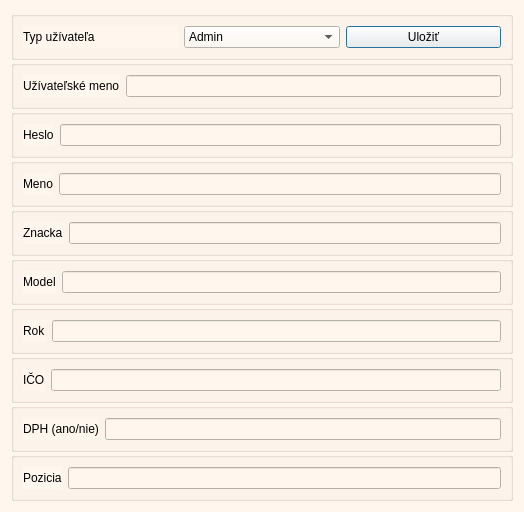
<?xml version="1.0" encoding="UTF-8"?>
<ui version="4.0">
 <class>NewUser</class>
 <widget class="QDialog" name="NewUser">
  <property name="geometry">
   <rect>
    <x>0</x>
    <y>0</y>
    <width>524</width>
    <height>458</height>
   </rect>
  </property>
  <property name="windowTitle">
   <string>Nový užívateľ</string>
  </property>
  <property name="styleSheet">
   <string notr="true">background-color:rgb(255, 247, 238)</string>
  </property>
  <layout class="QVBoxLayout" name="verticalLayout">
   <property name="spacing">
    <number>0</number>
   </property>
   <item>
    <widget class="QGroupBox" name="groupBox">
     <property name="title">
      <string/>
     </property>
     <layout class="QHBoxLayout" name="horizontalLayout">
      <item>
       <widget class="QLabel" name="label">
        <property name="text">
         <string>Typ užívateľa</string>
        </property>
       </widget>
      </item>
      <item>
       <widget class="QComboBox" name="comboBox">
        <property name="currentText">
         <string>Admin</string>
        </property>
        <property name="currentIndex">
         <number>0</number>
        </property>
        <item>
         <property name="text">
          <string>Admin</string>
         </property>
        </item>
        <item>
         <property name="text">
          <string>Firma</string>
         </property>
        </item>
        <item>
         <property name="text">
          <string>Fyzická osoba</string>
         </property>
        </item>
        <item>
         <property name="text">
          <string>Zamestnanec</string>
         </property>
        </item>
       </widget>
      </item>
      <item>
       <widget class="QPushButton" name="pushButton">
        <property name="text">
         <string>Uložiť</string>
        </property>
       </widget>
      </item>
     </layout>
    </widget>
   </item>
   <item>
    <widget class="QGroupBox" name="groupBox_2">
     <property name="title">
      <string/>
     </property>
     <layout class="QHBoxLayout" name="horizontalLayout_2">
      <item>
       <widget class="QLabel" name="label_2">
        <property name="text">
         <string>Užívateľské meno</string>
        </property>
       </widget>
      </item>
      <item>
       <widget class="QLineEdit" name="lineEdit"/>
      </item>
     </layout>
    </widget>
   </item>
   <item>
    <widget class="QGroupBox" name="groupBox_3">
     <property name="title">
      <string/>
     </property>
     <layout class="QHBoxLayout" name="horizontalLayout_3">
      <item>
       <widget class="QLabel" name="label_3">
        <property name="text">
         <string>Heslo</string>
        </property>
       </widget>
      </item>
      <item>
       <widget class="QLineEdit" name="lineEdit_2"/>
      </item>
     </layout>
    </widget>
   </item>
   <item>
    <widget class="QGroupBox" name="groupBox_4">
     <property name="title">
      <string/>
     </property>
     <layout class="QHBoxLayout" name="horizontalLayout_4">
      <item>
       <widget class="QLabel" name="label_4">
        <property name="text">
         <string>Meno</string>
        </property>
       </widget>
      </item>
      <item>
       <widget class="QLineEdit" name="lineEdit_3"/>
      </item>
     </layout>
    </widget>
   </item>
   <item>
    <widget class="QGroupBox" name="groupBox_5">
     <property name="title">
      <string/>
     </property>
     <layout class="QHBoxLayout" name="horizontalLayout_5">
      <item>
       <widget class="QLabel" name="label_5">
        <property name="text">
         <string>Znacka</string>
        </property>
       </widget>
      </item>
      <item>
       <widget class="QLineEdit" name="lineEdit_4"/>
      </item>
     </layout>
    </widget>
   </item>
   <item>
    <widget class="QGroupBox" name="groupBox_6">
     <property name="title">
      <string/>
     </property>
     <layout class="QHBoxLayout" name="horizontalLayout_6">
      <item>
       <widget class="QLabel" name="label_6">
        <property name="text">
         <string>Model</string>
        </property>
       </widget>
      </item>
      <item>
       <widget class="QLineEdit" name="lineEdit_5"/>
      </item>
     </layout>
    </widget>
   </item>
   <item>
    <widget class="QGroupBox" name="groupBox_7">
     <property name="title">
      <string/>
     </property>
     <layout class="QHBoxLayout" name="horizontalLayout_7">
      <item>
       <widget class="QLabel" name="label_7">
        <property name="text">
         <string>Rok</string>
        </property>
       </widget>
      </item>
      <item>
       <widget class="QLineEdit" name="lineEdit_6"/>
      </item>
     </layout>
    </widget>
   </item>
   <item>
    <widget class="QGroupBox" name="groupBox_8">
     <property name="title">
      <string/>
     </property>
     <layout class="QHBoxLayout" name="horizontalLayout_8">
      <item>
       <widget class="QLabel" name="label_8">
        <property name="text">
         <string>IČO</string>
        </property>
       </widget>
      </item>
      <item>
       <widget class="QLineEdit" name="lineEdit_7"/>
      </item>
     </layout>
    </widget>
   </item>
   <item>
    <widget class="QGroupBox" name="groupBox_9">
     <property name="title">
      <string/>
     </property>
     <layout class="QHBoxLayout" name="horizontalLayout_9">
      <item>
       <widget class="QLabel" name="label_9">
        <property name="text">
         <string>DPH (ano/nie)</string>
        </property>
       </widget>
      </item>
      <item>
       <widget class="QLineEdit" name="lineEdit_8"/>
      </item>
     </layout>
    </widget>
   </item>
   <item>
    <widget class="QGroupBox" name="groupBox_10">
     <property name="title">
      <string/>
     </property>
     <layout class="QHBoxLayout" name="horizontalLayout_10">
      <item>
       <widget class="QLabel" name="label_10">
        <property name="text">
         <string>Pozicia</string>
        </property>
       </widget>
      </item>
      <item>
       <widget class="QLineEdit" name="lineEdit_9"/>
      </item>
     </layout>
    </widget>
   </item>
   <item>
    <spacer name="verticalSpacer">
     <property name="orientation">
      <enum>Qt::Vertical</enum>
     </property>
     <property name="sizeHint" stdset="0">
      <size>
       <width>20</width>
       <height>40</height>
      </size>
     </property>
    </spacer>
   </item>
  </layout>
 </widget>
 <resources/>
 <connections/>
</ui>
